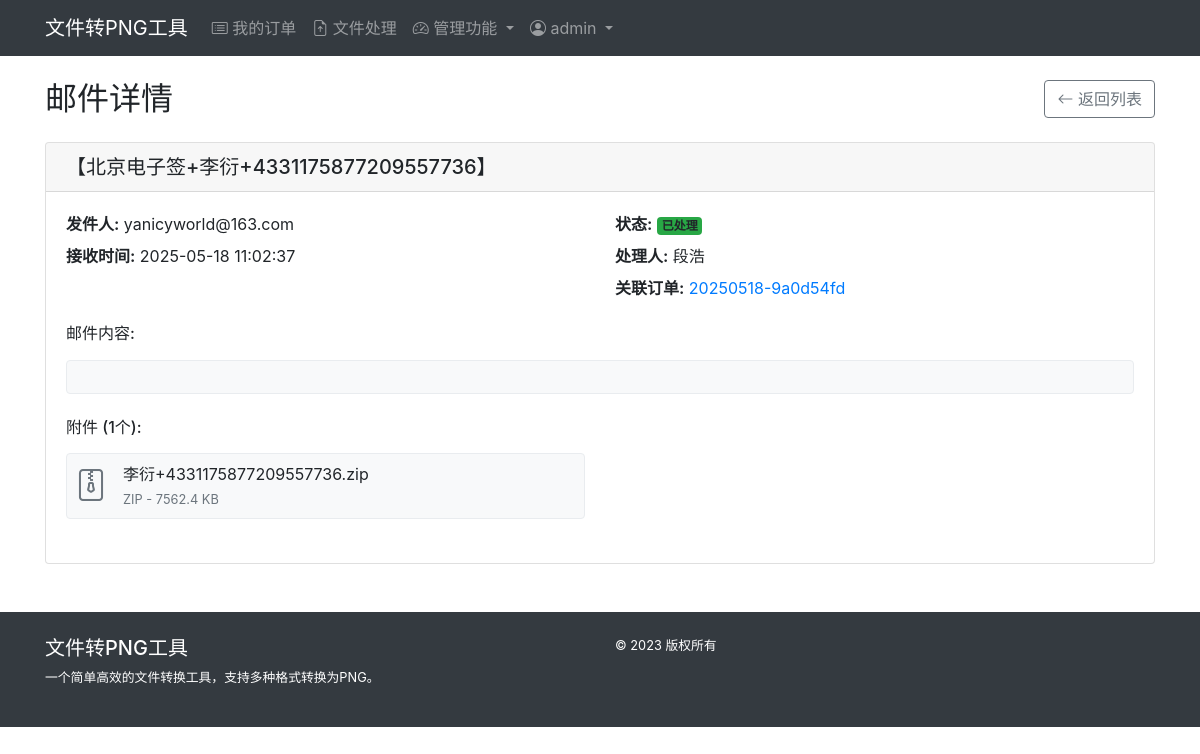
The page /mail/view/26 (signed in) on the database its author committed.
### models.py (models this page shows, shortened)
class AdminUser(db.Model):
    __tablename__ = 'admin_user'  # 显式指定表名
    id = db.Column(db.Integer, primary_key=True)
    username = db.Column(db.String(50), unique=True, nullable=False)
    password_hash = db.Column(db.String(128), nullable=False)
    is_admin = db.Column(db.Boolean, default=False)  # 默认为普通用户
    email = db.Column(db.String(100), nullable=True)
    full_name = db.Column(db.String(100), nullable=True)
    created_at = db.Column(db.DateTime, default=datetime.datetime.utcnow)
    last_login = db.Column(db.DateTime, nullable=True)
    is_active = db.Column(db.Boolean, default=True)  # 账户是否激活

class Email(db.Model):
    __tablename__ = 'emails'
    id = db.Column(db.Integer, primary_key=True)
    uid = db.Column(db.String(100), nullable=False)  # 邮件UID，用于标识邮件
    subject = db.Column(db.String(255), nullable=False)  # 邮件主题
    sender = db.Column(db.String(100), nullable=False)   # 发件人邮箱
    sender_name = db.Column(db.String(100), nullable=True)  # 发件人名称
    received_at = db.Column(db.DateTime, default=datetime.datetime.utcnow)  # 接收时间
    content = db.Column(db.Text, nullable=True)         # 邮件内容
    processed = db.Column(db.Boolean, default=False)    # 是否已处理
    assigned_to = db.Column(db.Integer, db.ForeignKey('admin_user.id'), nullable=True)  # 分配给谁
    __table_args__ = (
        db.UniqueConstraint('uid', 'subject', name='_uid_subject_uc'),
    )
    attachments = db.relationship('EmailAttachment', backref='email', lazy=True, cascade="all, delete-orphan")
    processor = db.relationship('AdminUser', backref='assigned_emails', foreign_keys=[assigned_to])
    orders = db.relationship('Order', backref='source_email', foreign_keys=[Order.email_id])

class Order(db.Model):
    __tablename__ = 'orders'  # 显式指定表名，避免使用SQL保留字'order'
    id = db.Column(db.Integer, primary_key=True)
    order_number = db.Column(db.String(32), unique=True, nullable=False)
    created_at = db.Column(db.DateTime, default=datetime.datetime.utcnow)
    updated_at = db.Column(db.DateTime, default=datetime.datetime.utcnow, onupdate=datetime.datetime.utcnow)
    is_active = db.Column(db.Boolean, default=True)  # 保留此字段以兼容现有代码
    STATUS_PENDING = 'pending'      # 待处理
    STATUS_MATERIAL = 'material'    # 补材料
    STATUS_REVIEWED = 'reviewed'    # 已审核
    STATUS_ACTIVE = 'active'        # 活跃
    STATUS_ARCHIVED = 'archived'    # 归档
    status = db.Column(db.String(20), default=STATUS_PENDING)  # 默认为待处理状态
    note = db.Column(db.Text, nullable=True)
    is_merged = db.Column(db.Boolean, default=False)  # 是否为合并订单
    merged_from = db.Column(db.Text, nullable=True)   # 存储源订单号，以逗号分隔
    user_id = db.Column(db.Integer, db.ForeignKey('admin_user.id'), nullable=True)
    user = db.relationship('AdminUser', backref='orders')
    email_id = db.Column(db.Integer, db.ForeignKey('emails.id'), nullable=True)
    files = db.relationship('UploadedFile', backref='order', lazy=True, cascade="all, delete-orphan")
    conversions = db.relationship('ConvertedFile', backref='order', lazy=True, cascade="all, delete-orphan")

class EmailAttachment(db.Model):
    __tablename__ = 'email_attachments'
    id = db.Column(db.Integer, primary_key=True)
    filename = db.Column(db.String(255), nullable=False)  # 原始附件文件名
    saved_as = db.Column(db.String(255), nullable=False)  # 保存的文件名
    file_path = db.Column(db.String(255), nullable=False)  # 附件存储路径
    file_size = db.Column(db.Integer, nullable=True)      # 附件大小
    file_type = db.Column(db.String(50), nullable=True)   # 附件类型
    file_hash = db.Column(db.String(64), nullable=True)   # 附件哈希值
    email_id = db.Column(db.Integer, db.ForeignKey('emails.id'), nullable=False)  # 所属邮件ID

### app/mail/routes.py (the view)
@mail_bp.route('/view/<int:email_id>')
@admin_required
def view_email(email_id):
    email_obj = Email.query.get_or_404(email_id)
    users = AdminUser.query.all()
    return render_template('mail/view.html', email=email_obj, users=users)

### app/__init__.py (called while the page is built)
def setup_template_context(app):
    @app.context_processor
    def inject_now():
        return {'now': datetime.utcnow()}
    @app.context_processor
    def inject_functions():
        from models import AdminUser, Order
        def get_current_user():
            from flask import session
            if 'admin_id' in session:
                return AdminUser.query.get(session['admin_id'])
            return None
        def get_db():
            """获取数据库对象，供模板使用"""
            return db
        def get_active_order(user_id):
            from models import Order
            return Order.query.filter_by(is_active=True, user_id=user_id).first()
        return dict(
            get_current_user=get_current_user,
            get_db=get_db,
            get_active_order=get_active_order,
            Order=Order
        )

### app/admin/routes.py (called while the page is built)
def admin_required(f):
    @wraps(f)
    def decorated_function(*args, **kwargs):
        if 'admin_id' not in session:
            flash('请先登录管理员账号')
            return redirect(url_for('admin.login', next=request.url))
        user = AdminUser.query.get(session['admin_id'])
        if not user or not user.is_admin:
            flash('您没有管理员权限')
            return redirect(url_for('main.index'))
        return f(*args, **kwargs)
    return decorated_function

### app/templates/mail/view.html (shortened to what this page needs)
{% extends "base.html" %}
{% block content %}
<div class="row">
    <div class="col-12 mb-4">
        <div class="d-flex justify-content-between align-items-center">
            <h2 class="mb-0">邮件详情</h2>
            <div>
                <a href="{{ url_for('mail.index') }}" class="btn btn-outline-secondary ms-2">
                    <i class="bi bi-arrow-left"></i> 返回列表
                </a>
            </div>
        </div>
    </div>
    <div class="col-12 mb-4">
        <div class="card">
            <div class="card-header">
                <h5 class="mb-0 text-truncate" title="{{ email.subject }}">{{ email.subject }}</h5>
            </div>
            <div class="card-body">
                <div class="row mb-3">
                    <div class="col-md-6">
                        <p class="mb-2">
                            <strong>发件人:</strong>
                            {{ email.sender }}
                        </p>
                        <p class="mb-2">
                            <strong>接收时间:</strong> {{ email.received_at.strftime('%Y-%m-%d %H:%M:%S') }}
                        </p>
                    </div>
                    <div class="col-md-6">
                        <p class="mb-2">
                            <strong>状态:</strong>
                            {% if email.processed %}
                            <span class="badge bg-success">已处理</span>
                            {% else %}
                            <span class="badge bg-warning text-dark">未处理</span>
                            {% endif %}
                        </p>
                        {% if email.processed and email.processor %}
                        <p class="mb-2">
                            <strong>处理人:</strong> {{ email.processor.username }}
                        </p>
                        {% endif %}
                        {% if email.orders %}
                        <p class="mb-2">
                            <strong>关联订单:</strong>
                            {% for order in email.orders %}
                            <a href="{{ url_for('orders.view_order', order_number=order.order_number) }}">
                                {{ order.order_number }}
                            </a>
                            {% endfor %}
                        </p>
                        {% endif %}
                    </div>
                </div>
                <h6 class="mb-3">邮件内容:</h6>
                <div class="email-content mb-4">
                </div>
                <h6 class="mb-3">附件 ({{ email.attachments|length }}个):</h6>
                {% if email.attachments %}
                <div class="row">
                    {% for attachment in email.attachments %}
                    <div class="col-md-6 mb-3">
                        <div class="attachment-item d-flex align-items-center">
                            <div class="attachment-icon">
                                {% if attachment.file_type in ['jpg', 'jpeg', 'png', 'gif', 'bmp', 'webp'] %}
                                <i class="bi bi-file-image text-success"></i>
                                {% elif attachment.file_type in ['pdf'] %}
                                <i class="bi bi-file-pdf text-danger"></i>
                                {% elif attachment.file_type in ['doc', 'docx'] %}
                                <i class="bi bi-file-word text-primary"></i>
                                {% elif attachment.file_type in ['xls', 'xlsx'] %}
                                <i class="bi bi-file-excel text-success"></i>
                                {% elif attachment.file_type in ['ppt', 'pptx'] %}
                                <i class="bi bi-file-ppt text-warning"></i>
                                {% elif attachment.file_type in ['zip', 'rar', '7z'] %}
                                <i class="bi bi-file-zip text-secondary"></i>
                                {% else %}
                                <i class="bi bi-file-earmark text-info"></i>
                                {% endif %}
                            </div>
                            <div class="attachment-info">
                                <p class="mb-1 fw-bold attachment-filename" title="{{ attachment.filename }}">{{ attachment.filename }}</p>
                                <p class="mb-0 small text-muted">
                                    {{ attachment.file_type|upper }}
                                    {% if attachment.file_size %}
                                    - {{ (attachment.file_size / 1024)|round(1) }} KB
                                    {% endif %}
                                </p>
                            </div>
                        </div>
                    </div>
                    {% endfor %}
                </div>
                {% else %}
                <div class="alert alert-info">
                    <p class="mb-0">该邮件没有附件</p>
                </div>
                {% endif %}
            </div>
        </div>
    </div>
</div>
{% endblock %}

### app/templates/base.html (shortened to what this page needs)
<!DOCTYPE html>
<html lang="zh-CN">
<head>
    <link rel="stylesheet" href="https://cdn.jsdelivr.net/npm/bootstrap@4.6.0/dist/css/bootstrap.min.css">
    <link rel="stylesheet" href="https://cdn.jsdelivr.net/npm/bootstrap-icons@1.10.0/font/bootstrap-icons.css">
    <link rel="stylesheet" href="{{ url_for('static', filename='style.css') }}">
</head>
<body>
    <nav class="navbar navbar-expand-lg navbar-dark bg-dark">
        <div class="container">
            <a class="navbar-brand" href="{{ url_for('main.index') }}">文件转PNG工具</a>
            <div class="collapse navbar-collapse" id="navbarSupportedContent">
                <ul class="navbar-nav me-auto mb-2 mb-lg-0">
                    {% if session.get('admin_id') %}
                    <li class="nav-item">
                        <a class="nav-link {% if request.path == '/orders/' %}active{% endif %}" href="{{ url_for('orders.index') }}">
                            <i class="bi bi-card-list"></i> 我的订单
                        </a>
                    </li>
                    {% set current_user_id = session.get('admin_id') %}
                    {% set active_order = get_active_order(current_user_id) %}
                    <li class="nav-item">
                        {% if active_order %}
                        <a class="nav-link {% if request.path == '/' %}active{% endif %}" href="{{ url_for('main.index') }}">
                            <i class="bi bi-file-earmark-arrow-up"></i> 文件处理
                        </a>
                        {% else %}
                        <a class="nav-link disabled" href="#" tabindex="-1" aria-disabled="true">
                            <i class="bi bi-file-earmark-arrow-up"></i> 文件处理 <small>(请先激活订单)</small>
                        </a>
                        {% endif %}
                    </li>
                    {% if session.get('admin_id') and get_current_user() and get_current_user().is_admin %}
                    <li class="nav-item dropdown">
                        <a class="nav-link dropdown-toggle {% if request.path.startswith('/admin') %}active{% endif %}" href="#" id="adminDropdown" role="button" data-toggle="dropdown" aria-expanded="false">
                            <i class="bi bi-speedometer2"></i> 管理功能
                        </a>
                    </li>
                    {% endif %}
                    {% endif %}
                </ul>
                <ul class="navbar-nav">
                    {% if session.get('admin_id') %}
                    <li class="nav-item dropdown">
                        <a class="nav-link dropdown-toggle" href="#" id="userDropdown" role="button" data-toggle="dropdown" aria-expanded="false">
                            <i class="bi bi-person-circle"></i>
                            {{ session.get('admin_username', '用户') }}
                        </a>
                    </li>
                    {% else %}
                    <li class="nav-item">
                        <a class="nav-link" href="{{ url_for('admin.login') }}">
                            <i class="bi bi-box-arrow-in-right"></i> 登录
                        </a>
                    </li>
                    {% endif %}
                </ul>
            </div>
        </div>
    </nav>
    <div class="container my-4">
        {% block content %}{% endblock %}
    </div>
    <footer class="bg-dark text-white py-4 mt-4">
        <div class="container">
            <div class="row">
                <div class="col-md-6">
                    <h5>文件转PNG工具</h5>
                    <p class="small">一个简单高效的文件转换工具，支持多种格式转换为PNG。</p>
                </div>
                <div class="col-md-6 text-md-end">
                    <p class="small mb-0">&copy; 2023 版权所有</p>
                </div>
            </div>
        </div>
    </footer>
</body>
</html>

### app/static/style.css (style rules this page uses)
.text-truncate { overflow: hidden; text-overflow: ellipsis; white-space: nowrap; display: block; }

### app/templates/mail/view.html (style rules this page uses)
.email-content { border: 1px solid #e9ecef; border-radius: 0.25rem; padding: 1rem; background-color: #f8f9fa; max-height: 400px; overflow-y: auto; }
.attachment-item { border: 1px solid #e9ecef; border-radius: 0.25rem; padding: 0.5rem; margin-bottom: 0.5rem; background-color: #f8f9fa; }
.attachment-icon { font-size: 2rem; margin-right: 1rem; flex-shrink: 0; }
.attachment-info { overflow: hidden; width: 100%; }
.attachment-filename { white-space: nowrap; overflow: hidden; text-overflow: ellipsis; max-width: 100%; display: block; }

### rows shown on the page
AdminUser: get "admin"
Email: subject "【北京电子签+李衍+4331175877209557736】", sender "yanicyworld@163.com", received_at "2025-05-18 11:02:37"
AdminUser: processor.username "段浩"
Order: order_number "20250518-9a0d54fd"
EmailAttachment: filename "李衍+4331175877209557736.zip", file_type "ZIP", (attachment.file_size/1024)|round(1) "7562.4"

### other values the page prints
{{ email.attachments|length }} "1"
